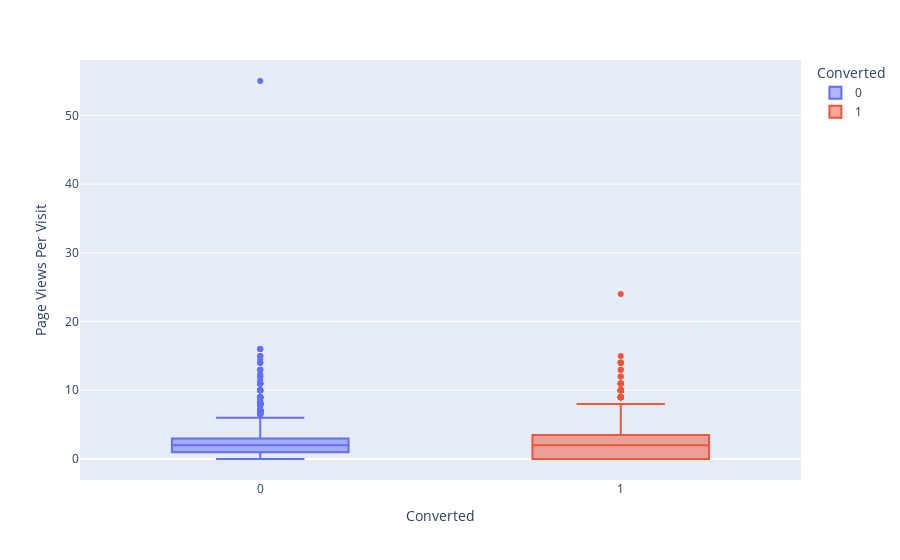

Notebook code cell kept with this figure:
### Code cell
# BoxPlot Converted x PageViewsPerVisit
fig = px.box(df_leads, x='Converted', y='Page Views Per Visit',color='Converted')
fig.show()

### Figure 1 — Plotly figure (JSON) as saved in the notebook; plotly's stock layout.template omitted (floating-point values rounded to 4 significant figures; data arrays with more than 128 entries replaced by an {"elided": "..."} marker saying what was removed)
{"data": [{"alignmentgroup": "True", "hovertemplate": "Converted=%{x}<br>Page Views Per Visit=%{y}<extra></extra>", "legendgroup": "0", "marker": {"color": "#636efa"}, "name": "0", "notched": false, "offsetgroup": "0", "orientation": "v", "showlegend": true, "type": "box", "x": {"elided": "5639 int values"}, "x0": " ", "xaxis": "x", "y": {"elided": "5639 float values"}, "y0": " ", "yaxis": "y"}, {"alignmentgroup": "True", "hovertemplate": "Converted=%{x}<br>Page Views Per Visit=%{y}<extra></extra>", "legendgroup": "1", "marker": {"color": "#EF553B"}, "name": "1", "notched": false, "offsetgroup": "1", "orientation": "v", "showlegend": true, "type": "box", "x": {"elided": "3435 int values"}, "x0": " ", "xaxis": "x", "y": {"elided": "3435 float values"}, "y0": " ", "yaxis": "y"}], "layout": {"boxmode": "overlay", "legend": {"title": {"text": "Converted"}, "tracegroupgap": 0}, "margin": {"t": 60}, "xaxis": {"anchor": "y", "categoryarray": [0, 1], "categoryorder": "array", "domain": [0, 1], "title": {"text": "Converted"}}, "yaxis": {"anchor": "x", "domain": [0, 1], "title": {"text": "Page Views Per Visit"}}}}
